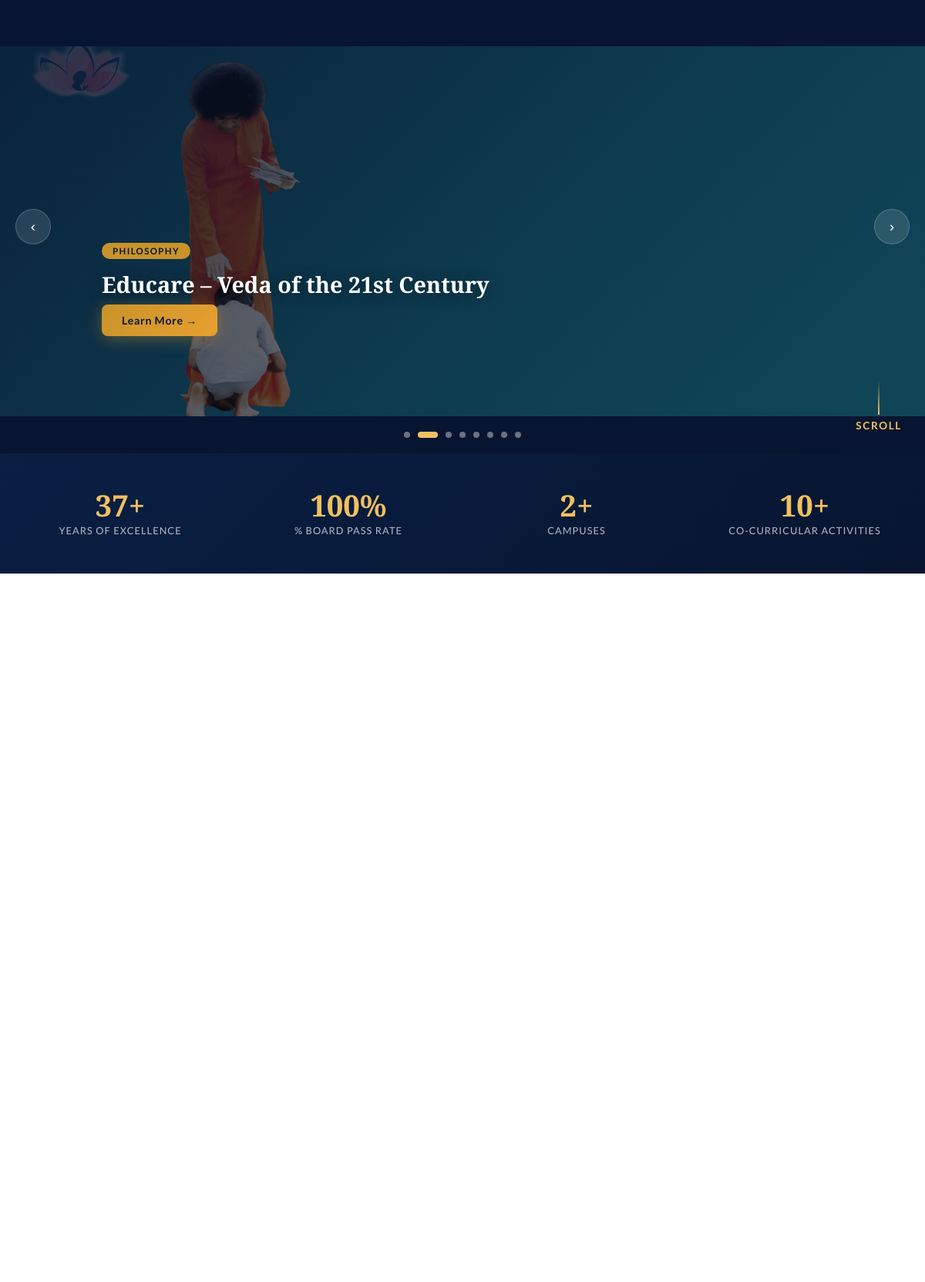
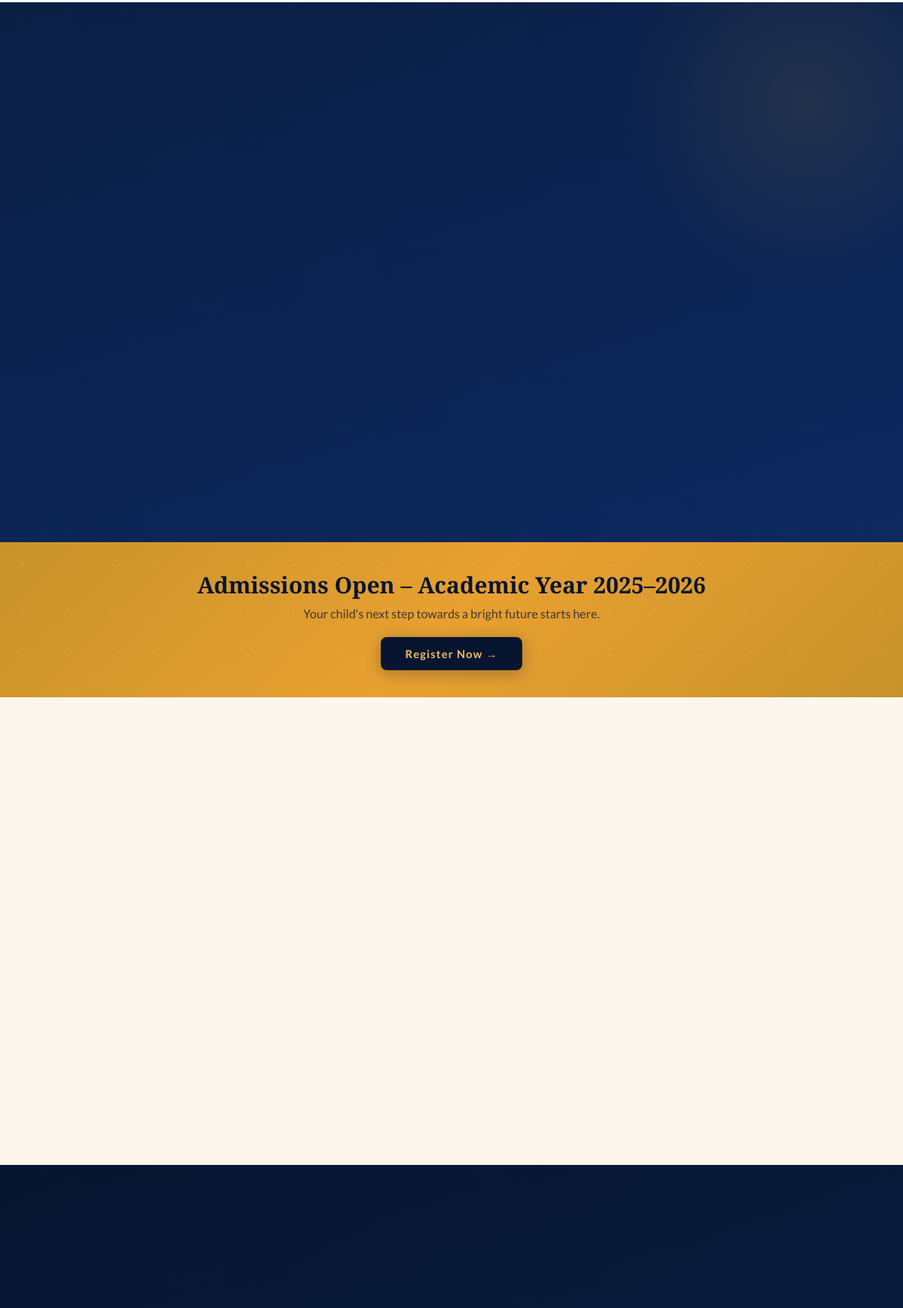
The page / (upper part) on the database its author committed (2 pictures, top to bottom).
### tables this page shows
CREATE TABLE `hero_slides` (
  `id` int(11) NOT NULL,
  `image_path` varchar(255) NOT NULL,
  `tag` varchar(80) NOT NULL,
  `title` varchar(255) NOT NULL,
  `description` text NOT NULL,
  `btn_text` varchar(100) NOT NULL DEFAULT 'Learn More →',
  `btn_link` varchar(255) NOT NULL DEFAULT '#about',
  `sort_order` int(11) NOT NULL DEFAULT 0,
  `is_active` tinyint(1) NOT NULL DEFAULT 1,
  `created_at` timestamp NOT NULL DEFAULT current_timestamp(),
  `uploaded_by` varchar(100) DEFAULT NULL
);

### index.php (the view, shortened to what this page needs)
<?php
require_once 'db.php';
$slides_result = mysqli_query($conn, "SELECT * FROM hero_slides WHERE is_active = 1 ORDER BY sort_order ASC");
$slides = [];
while ($row = mysqli_fetch_assoc($slides_result)) {
  $slides[] = $row;
}
require_once 'admin/db.php';
$content_query = mysqli_query($conn, "SELECT * FROM page_contents WHERE page_name='home'");
$home_contents = [];
if ($content_query) {
  while ($row = mysqli_fetch_assoc($content_query)) {
    if (!isset($row['is_active']) || $row['is_active'] == 1) {
        $home_contents[$row['section_title']] = $row['content_text'];
    }
  }
}
?>
<!DOCTYPE html>
<html lang="en">
<head>
</head>
<body>
  <section class="hero-slider" id="home">
    <div class="slides-track" id="slidesTrack">
      <?php foreach ($slides as $i => $slide): ?>
        <div class="slide<?= $i === 0 ? ' active' : '' ?>">
          <img src="<?= htmlspecialchars($slide['image_path']) ?>" alt="<?= htmlspecialchars($slide['title']) ?>">
          <div class="slide-overlay"></div>
          <div class="slide-caption">
            <span class="caption-tag"><?= htmlspecialchars($slide['tag']) ?></span>
            <h1><?= htmlspecialchars($slide['title']) ?></h1>
            <a href="<?= htmlspecialchars($slide['btn_link']) ?>"
              class="slide-btn"><?= htmlspecialchars($slide['btn_text']) ?></a>
          </div>
        </div>
      <?php endforeach; ?>
    </div>
    <button class="slider-arrow prev" id="sliderPrev" aria-label="Previous">&#8249;</button>
    <button class="slider-arrow next" id="sliderNext" aria-label="Next">&#8250;</button>
    <div class="slider-controls" id="sliderDots"></div>
    <div class="scroll-hint">Scroll</div>
  </section>
  <div class="stats-strip">
    <div class="container">
      <div class="stats-grid reveal">
        <div class="stat-item">
          <div class="stat-num" data-target="37">0</div>
          <div class="stat-label">Years of Excellence</div>
        </div>
        <div class="stat-item">
          <div class="stat-num" data-target="100">0</div>
          <div class="stat-label" style="white-space:nowrap;">% Board Pass Rate</div>
        </div>
        <div class="stat-item">
          <div class="stat-num" data-target="2">0</div>
          <div class="stat-label">Campuses</div>
        </div>
        <div class="stat-item">
          <div class="stat-num" data-target="10">0</div>
          <div class="stat-label">Co-curricular Activities</div>
        </div>
      </div>
    </div>
  </div>
  <section class="about-section" id="about">
    <div class="container">
      <div class="schools-grid">
      </div>
    </div>
  </section>
  <section class="curriculum-section" id="curriculum">
    <div class="container">
      <div class="curri-header">
      </div>
      <div class="tab-panel active" id="tab-curriculum">
      </div>
    </div>
  </section>
  <div class="register-banner">
    <div class="container">
      <h2><?= $home_contents['banner_title'] ?? 'Admissions Open – Academic Year 2025–2026' ?></h2>
      <p><?= $home_contents['banner_desc'] ?? "Your child's next step towards a bright future starts here." ?></p>
      <a href="samacheer.php#admissions"
        class="register-btn"><?= $home_contents['banner_btn'] ?? 'Register Now →' ?></a>
    </div>
  </div>
  <section class="testimonials-section" id="voices">
    <div class="container">
    </div>
  </section>
  <section class="contact-section" id="contact">
    <div class="container">
    </div>
  </section>
</body>
</html>

### rows shown on the page
hero_slides: image_path (picture), tag "PHILOSOPHY", title "Educare – Veda of the 21st Century", btn_text "Learn More →"

### other values the page prints
$home_contents['banner_title'] "Admissions Open – Academic Year 2025–2026"
$home_contents['banner_desc'] "Your child's next step towards a bright future starts here."
$home_contents['banner_btn'] "Register Now →"
